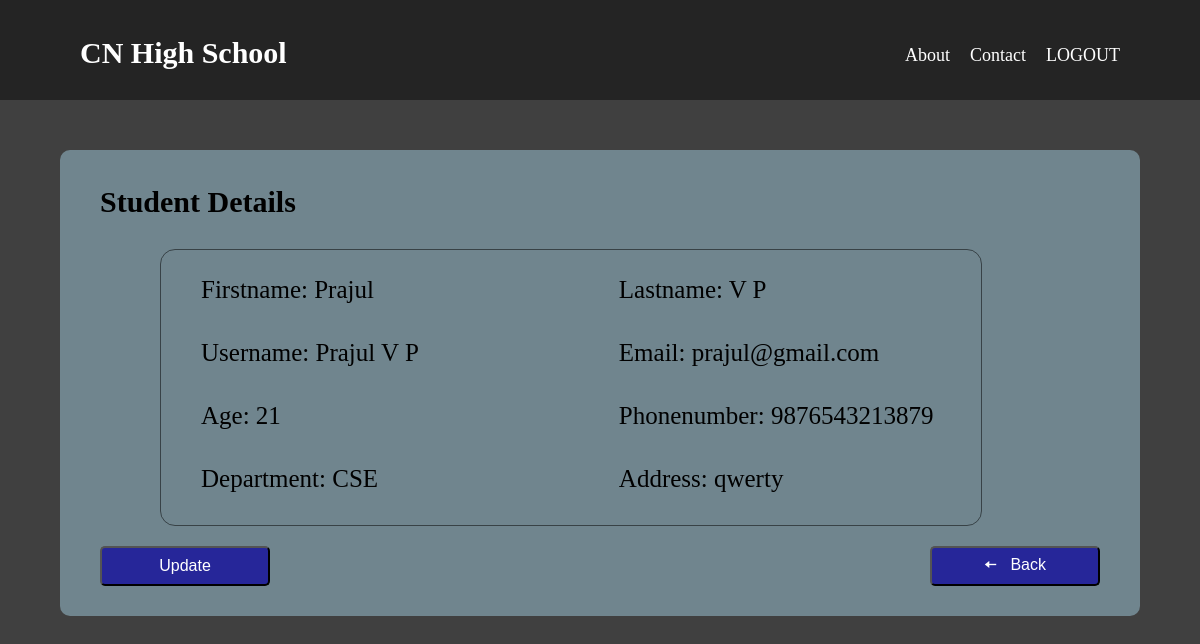
The app's page /stddetails/ (signed in) with its own data.
### leaveapp/models.py (models this page shows, shortened)
class student(models.Model):
    firstname = models.CharField(max_length=200,null=True)
    lastname = models.CharField(max_length=200,null=True)
    username = models.CharField(max_length=200,null=True)
    password = models.IntegerField()
    email = models.CharField(max_length=200,null=True)
    age = models.IntegerField()
    phonenumber = models.IntegerField()
    address =  models.CharField(max_length=200,null=True)
    department = models.CharField(max_length=200,null=True)

### leaveapp/views.py (the view)
# urls.py: path('stddetails/', views.std_details, name='std_details'),
def std_details(request):
    username = request.session.get('username')
    std = student.objects.get(username=username)
    return render(request,'stddetails.html',{'std':std})

### templates/stddetails.html (shortened to what this page needs)
<!DOCTYPE html>
<html lang="en">
<head>
</head>
<body>
    <nav>
        <div>
            <h1>CN High School</h1>
        </div>
        <div class="links">
            <div><a href="/about">About</a></div>
            <div><a href="/contact">Contact</a></div>
            <div><a href="/student_logout/">LOGOUT</a></div>
        </div>
    </nav>
    <div class="container">
        <h1>Student Details</h1>
        <div class="stddetails">
            <div class="detail1">
                <label for="">Firstname: {{ std.firstname }}</label><br>
                <label for="">Username: {{ std.username }}</label><br>
                <label for="">Age: {{ std.age }}</label><br>
                <label for="">Department: {{ std.department }}</label><br>
            </div>
            <div class="detail2">
                <label for="">Lastname: {{ std.lastname }}</label><br>
                <label for="">Email: {{ std.email }}</label><br>
                <label for="">Phonenumber: {{ std.phonenumber }}</label><br>
                <label for="">Address: {{ std.address }}</label><br>
            </div>
        </div>
        <div class="buttons">
            <div>
                <a href="{% url 'update' pk=std.id %}"><button>Update</button></a>
            </div>
            <div>
                <a href="/stdpage"><button>&#129060; &nbsp; Back</button></a>
            </div>
        </div>
    </div>
</body>
</html>

### templates/stddetails.html (style rules this page uses)
* { margin: 0; padding: 0; }
body { background-color: rgb(0, 0, 0, 0.75); }
nav { height: 80px; padding: 10px 80px; background-color: rgb(36, 36, 36); color: white; display: flex; justify-content: space-between; align-items: center; }
.links { display: flex; justify-content: space-between; gap: 20px; margin-top: 10px; }
.links a { color: white; font-size: 18px; text-decoration: none; }
h1 { font-size: 30px; margin-top: 5px; }
.container { max-width: 1000px; margin: auto; padding: 30px; padding-left: 40px; padding-right: 40px; background-color: rgba(118, 141, 151, 0.9); margin-top: 50px; border-radius: 10px; }
.stddetails { width: 780px; height: 250px; display: flex; gap: 200px; padding-top: 10px; padding-left: 40px; padding-bottom: 15px; margin-top: 30px; margin-left: 60px; line-height: 60px; border-radius: 15px; border: 1px solid rgb(0, 0, 0, 0.5); }
label { font-size: 25px; }
.buttons { display: flex; justify-content: space-between; margin-top: 20px; }
button { width: 170px; height: 40px; text-align: center; background-color: rgb(38, 38, 153); color: white; font-size: 16px; border-radius: 5px; cursor: pointer; }

### records on screen
student: firstname "Prajul", username "Prajul V P", age "21", department "CSE", lastname "V P", email "prajul@gmail.com", phonenumber "9876543213879", address "qwerty"
